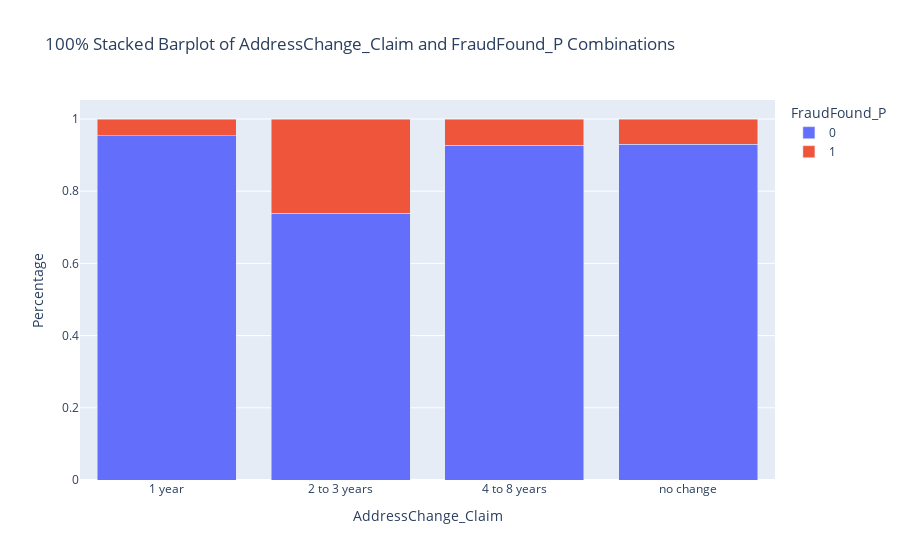

The notebook cell saved with this chart:
### Markdown cell above
---

### Code cell
# plot_count_plot(collision, 'AddressChange_Claim', 'FraudFound_P')
plot_two_categorical(collision, 'AddressChange_Claim', 'FraudFound_P', 'stacked_barplot')

### Figure 1 — Plotly figure (JSON) as saved in the notebook; plotly's stock layout.template omitted (floating-point values rounded to 4 significant figures)
{"data": [{"alignmentgroup": "True", "hovertemplate": "FraudFound_P=0<br>AddressChange_Claim=%{x}<br>Percentage=%{y}<extra></extra>", "legendgroup": "0", "marker": {"color": "#636efa", "pattern": {"shape": ""}}, "name": "0", "offsetgroup": "0", "orientation": "v", "showlegend": true, "textposition": "auto", "type": "bar", "x": ["1 year", "2 to 3 years", "4 to 8 years", "no change"], "xaxis": "x", "y": [0.9531, 0.7383, 0.9274, 0.9304], "yaxis": "y"}, {"alignmentgroup": "True", "hovertemplate": "FraudFound_P=1<br>AddressChange_Claim=%{x}<br>Percentage=%{y}<extra></extra>", "legendgroup": "1", "marker": {"color": "#EF553B", "pattern": {"shape": ""}}, "name": "1", "offsetgroup": "1", "orientation": "v", "showlegend": true, "textposition": "auto", "type": "bar", "x": ["1 year", "2 to 3 years", "4 to 8 years", "no change"], "xaxis": "x", "y": [0.04688, 0.2617, 0.07258, 0.06964], "yaxis": "y"}], "layout": {"barmode": "stack", "legend": {"title": {"text": "FraudFound_P"}, "tracegroupgap": 0}, "title": {"text": "100% Stacked Barplot of AddressChange_Claim and FraudFound_P Combinations"}, "xaxis": {"anchor": "y", "domain": [0, 1], "title": {"text": "AddressChange_Claim"}}, "yaxis": {"anchor": "x", "domain": [0, 1], "title": {"text": "Percentage"}}}}
